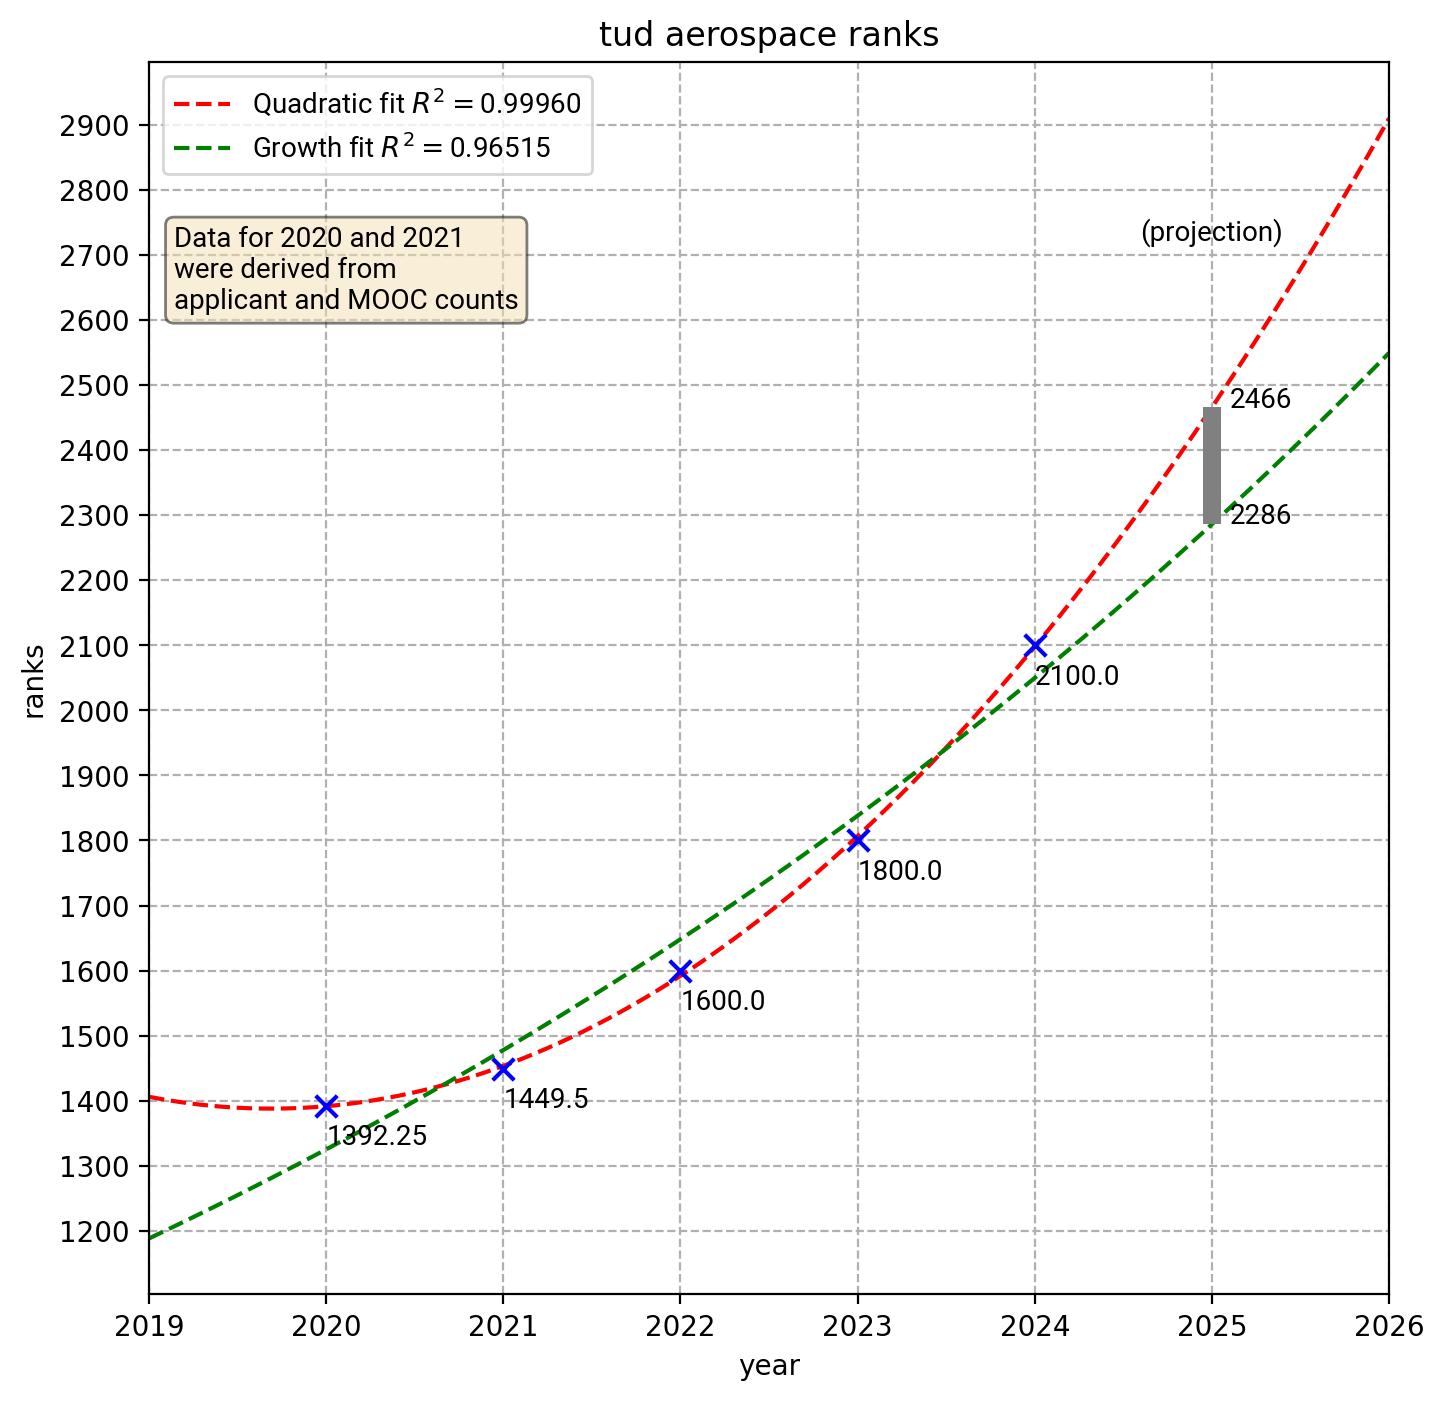

Python code for this plot:
# ---
# jupyter:
#   jupytext:
#     formats: ipynb,py:percent
#     text_representation:
#       extension: .py
#       format_name: percent
#       format_version: '1.3'
#       jupytext_version: 1.16.7
#   kernelspec:
#     display_name: Python 3 (ipykernel)
#     language: python
#     name: python3
# ---

# %%
import matplotlib.pyplot as plt
import matplotlib.ticker as ticker
import matplotlib
import pandas as pd
import numpy as np
from scipy.optimize import curve_fit
from sklearn.metrics import r2_score

# %%
sheet = pd.read_excel(
    "count.ods",
    sheet_name="Sheet1",
    header=int(0),
    usecols="A:D"
)
sheet

# %%
dataX=list(sheet.year.iloc)
dataY=list(sheet.finished.iloc)

# %%
range1=np.linspace(dataX[0]-1,dataX[-1]+2,1000)

# %%
fncPoly = lambda x,b,c,d:b*x**2+c*x+d
fitPoly = curve_fit(
    fncPoly,
    dataX,
    dataY
)[0]
fncFitPoly = lambda x:fncPoly(x,*fitPoly)
fitPolyX = range1
fitPolyY = list(map(fncFitPoly,range1))

r2_poly = r2_score(
    dataY,
    list(map(fncFitPoly,dataX))
)

print(fitPoly)
print(r2_poly)

# %%
fncGrowth = lambda x,a,b:a*b**(x-dataX[2])
fitGrowth = curve_fit(
    fncGrowth,
    dataX,
    dataY,
    p0=[1,1.14],
    maxfev=10000
)[0]
fncFitGrowth = lambda x:fncGrowth(x,*fitGrowth)
fitGrowthX = range1
fitGrowthY = list(map(
    fncFitGrowth,
    range1
))

r2_growth=r2_score(
    dataY,
    list(map(fncFitGrowth,dataX))
)

print(fitGrowth)
print(r2_growth)

# %%
fig,ax = plt.subplots(figsize=(8, 8),dpi=200)
matplotlib.rcParams['font.family'] = "Roboto"
matplotlib.rcParams['font.size'] = 10
# matplotlib.rcParams['text.antialiased'] = False
# matplotlib.rcParams["lines.antialiased"] = False
# matplotlib.rcParams["patch.antialiased"] = False

plt.plot(
    fitPolyX,
    fitPolyY,
    label=f"Quadratic fit $R^2=${r2_poly:.5f}",
    linestyle="--",
    # linewidth=1,
    color="red",
)
plt.plot(
    fitGrowthX,
    fitGrowthY,
    label=f"Growth fit $R^2=${r2_growth:.5f}",
    linestyle="--",
    # linewidth=1,
    color="green",
)

plt.scatter(
    dataX,
    dataY,
    marker="x",
    color="blue",
    s=60.0,
    zorder=10)
for i,_ in enumerate(dataX):
    plt.annotate(
        dataY[i],
        (dataX[i],dataY[i]-60)
    )

plt.bar(
    2025,
    fncFitPoly(dataX[-1]+1)-fncFitGrowth(dataX[-1]+1),
    bottom=fncFitGrowth(dataX[-1]+1),
    width=0.1,
    color="grey",
    zorder=10
)
plt.annotate(
    int(np.round(fncFitPoly(dataX[-1]+1))),
    (dataX[-1]+1.1,fncFitPoly(dataX[-1]+1))
)
plt.annotate(
    int(np.round(fncFitGrowth(dataX[-1]+1))),
    (dataX[-1]+1.1,fncFitGrowth(dataX[-1]+1))
)
plt.annotate(
    "(projection)",
    (dataX[-1]+1,fncFitPoly(dataX[-1]+1)+(fncFitPoly(dataX[-1]+1)-fncFitPoly(dataX[-1]))*0.7),
    ha="center"
)
plt.xlabel("year")
plt.ylabel("ranks")
plt.title("tud aerospace ranks")
# plt.yticks(np.arange(1200,3000,100))
ax.yaxis.set_major_locator(ticker.MultipleLocator(100))
plt.grid(linestyle='--')
plt.legend()
plt.text(0.02,0.8,
    "Data for 2020 and 2021 \nwere derived from \napplicant and MOOC counts",
    bbox=dict(boxstyle='round', facecolor='wheat', alpha=0.5),
    transform=ax.transAxes
    )
plt.xlim(dataX[0]-1,dataX[-1]+2)
# plt.xlim(2000,2030)
# plt.ylim(1250,3000)
plt.show()

# %%
fig.savefig("ranks.png",bbox_inches='tight')
